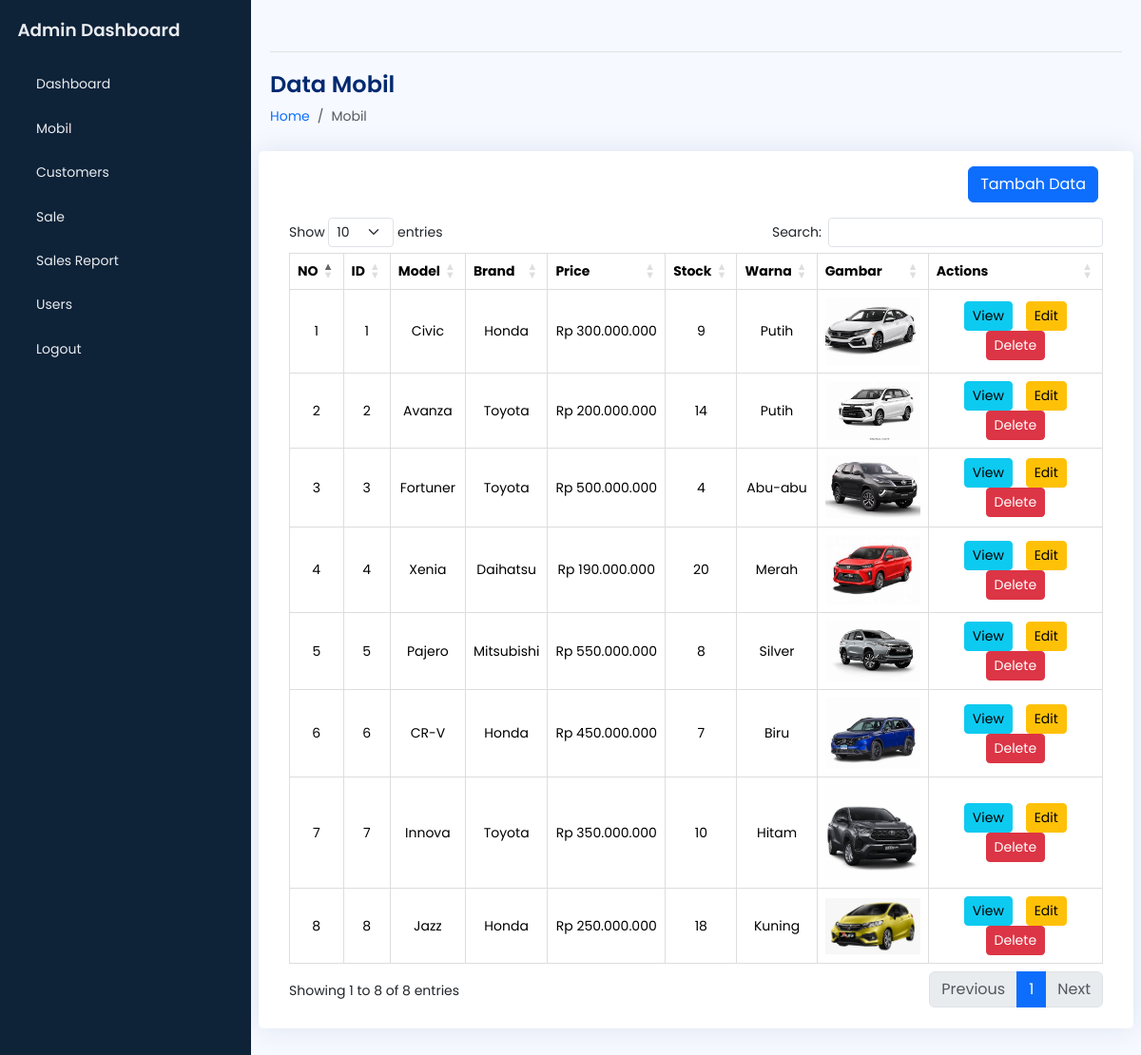
The page /admin/manage_mobil.php (signed in) on the database as committed earlier.
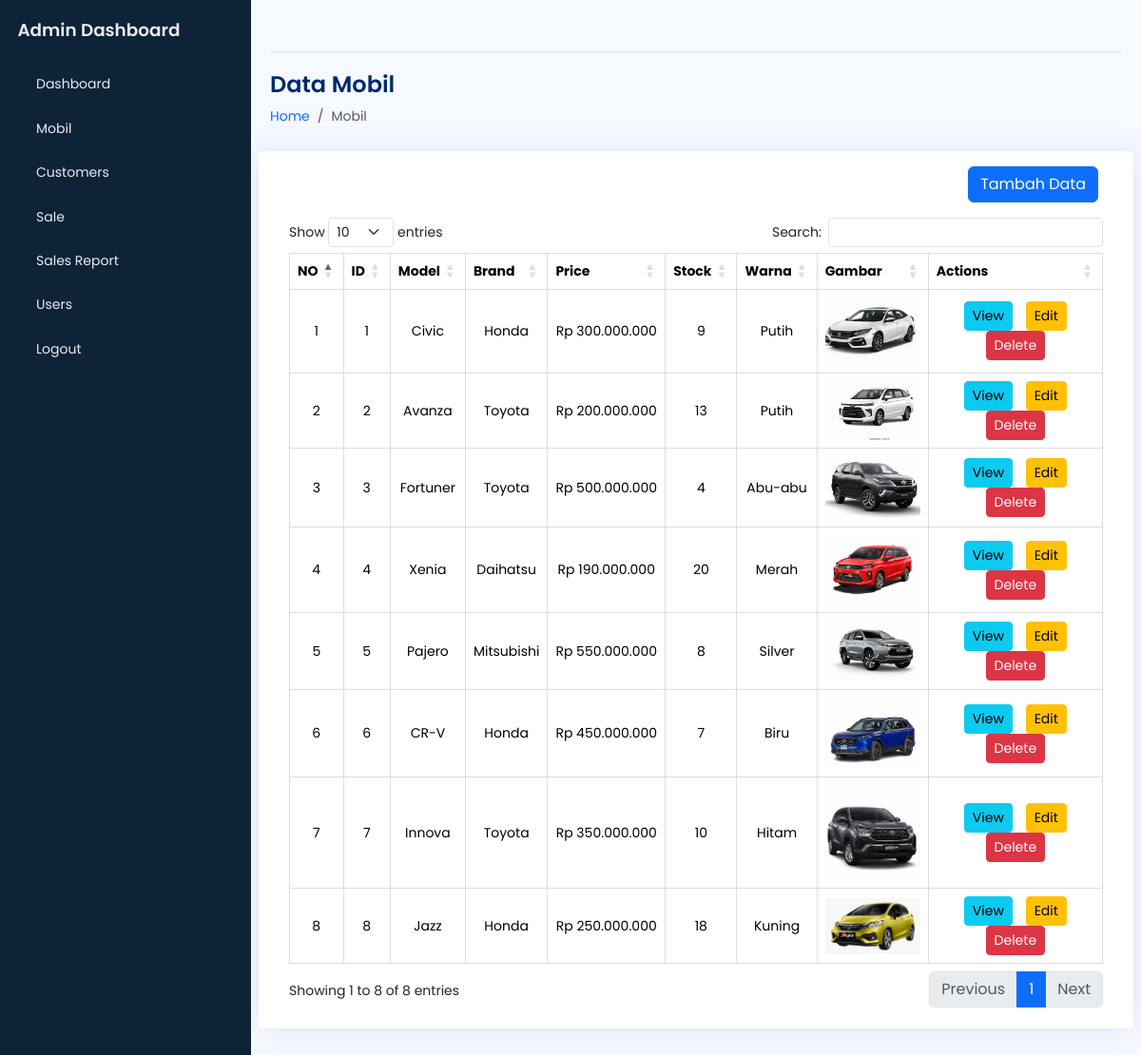
The same page on the database as committed later.
### tables this page shows
CREATE TABLE `mobil` (
  `mobil_id` int(11) NOT NULL,
  `model` varchar(100) NOT NULL,
  `brand` varchar(100) NOT NULL,
  `price` varchar(20) NOT NULL,
  `warna` varchar(50) NOT NULL,
  `stock` int(11) DEFAULT 0,
  `foto` varchar(300) DEFAULT NULL,
  `created_at` timestamp NOT NULL DEFAULT current_timestamp()
);

### admin/manage_mobil.php (the view, shortened to what this page needs)
    <?php
    require_once '../config.php';
    $sql = "SELECT * FROM mobil";
    $result = $conn->query($sql);
    ?>
<!DOCTYPE html>
<html lang="en">
<head>
    <?php include 'template/header.php'; ?>
</head>
    <body>
        <div class="wrapper">
            <?php include 'template/sidebar.php'; ?>
            <main id="main" class="main">
                <?php include 'template/nav.php'; ?>
                <div class="pagetitle">
                    <h1 class="mb-2">Data Mobil</h1>
                    <nav>
                        <ol class="breadcrumb">
                            <li class="breadcrumb-item"><a href="index.php">Home</a></li>
                            <li class="breadcrumb-item active">Mobil</li>
                        </ol>
                    </nav>
                </div>
                <section class="section dashboard">
                    <div class="row">
                        <div class="col-lg-12">
                            <div class="row">
                                <div class="card">
                                    <div class="card-body">
                                        <div class="d-flex justify-content-end">
                                            <button type="button" class="btn btn-primary mb-3 mt-3" data-bs-toggle="modal" data-bs-target="#mobilModal">Tambah Data</button>
                                        </div>
                                        <div class="overflow-x-auto">
                                                <table class="table table-bordered display" id="mobilTable" style="text-align: center;">
                                                    <thead>
                                                        <tr class="text-center">
                                                            <th>NO</th>
                                                            <th>ID</th>
                                                            <th>Model</th>
                                                            <th>Brand</th>
                                                            <th>Price</th>
                                                            <th>Stock</th>
                                                            <th>Warna</th>
                                                            <th>Gambar</th>
                                                            <th>Actions</th>
                                                        </tr>
                                                    </thead>
                                                <tbody>
                                                    <?php $no = 1; ?>
                                                    <?php while ($row = $result->fetch_assoc()) : ?>
                                                        <tr class="text-center">
                                                            <td class="text-center"><?php echo $no++; ?></td>
                                                            <td><?php echo htmlspecialchars($row['mobil_id']); ?></td>
                                                            <td><?php echo htmlspecialchars($row['model']); ?></td>
                                                            <td><?php echo htmlspecialchars($row['brand']); ?></td>
                                                            <td class="price"><?php echo htmlspecialchars($row['price']); ?></td>
                                                            <td><?php echo htmlspecialchars($row['stock']); ?></td>
                                                            <td><?php echo htmlspecialchars($row['warna']); ?></td>
                                                            <td>
                                                            <?php if (!empty($row['foto'])): ?>
                                                                <img src="<?php echo htmlspecialchars($row['foto']); ?>" alt="Foto Mobil" style="width: 100px; height: auto;">
                                                            <?php else: ?>
                                                                <span>No Image</span>
                                                            <?php endif; ?>
                                                        </td>
                                                        <td>
                                                                <button type="button" class="btn btn-info btn-sm view-btn" data-id="<?php echo $row['mobil_id']; ?>">View</button>
                                                                <button type="button" class="btn btn-warning btn-sm edit-btn" data-id="<?php echo $row['mobil_id']; ?>" data-model="<?php echo htmlspecialchars($row['model']); ?>" data-brand="<?php echo htmlspecialchars($row['brand']); ?>" data-price="<?php echo htmlspecialchars($row['price']); ?>" data-stock="<?php echo htmlspecialchars($row['stock']); ?>" data-warna="<?php echo htmlspecialchars($row['warna']); ?>"data-foto="<?php echo $row['foto']; ?>" data-bs-toggle="modal" data-bs-target="#mobilModal">Edit</button>
                                                                <button type="button" class="btn btn-danger btn-sm delete-btn" data-id="<?php echo $row['mobil_id']; ?>">Delete</button>
                                                            </td>
                                                        </tr>
                                                    <?php endwhile; ?>
                                                </tbody>
                                            </table>
                                        </div>
                                    </div>
                                </div>
                            </div>
                        </div>
                    </div>
                </section>
            </main>
        </div>
    </body>
    </html>

### admin/template/header.php
<link href="https://cdn.jsdelivr.net/npm/bootstrap@5.3.3/dist/css/bootstrap.min.css" rel="stylesheet">
<link href="https://cdn.lineicons.com/4.0/lineicons.css" rel="stylesheet" />
<link rel="stylesheet" href="assets/css/style.css" />
<link rel="stylesheet" href="https://cdn.datatables.net/1.13.1/css/dataTables.bootstrap5.min.css">
<link rel="stylesheet" href="https://cdn.jsdelivr.net/npm/sweetalert2@11.12.2/dist/sweetalert2.min.css">

### admin/template/sidebar.php (shortened to what this page needs)
<aside id="sidebar" class="js-sidebar">
    <div class="h-100">
        <div class="sidebar-logo">
            <a href="#">Admin Dashboard</a>
        </div>
        <ul class="sidebar-nav">
            <li class="sidebar-item">
                <a href="http://localhost/penjualan/mobil/admin/index.php" class="sidebar-link">
                    Dashboard
                </a>
            </li>
            <li class="sidebar-item">
                <a href="http://localhost/penjualan/mobil/admin/manage_mobil.php" class="sidebar-link">
                    Mobil
                </a>
            </li>
            <li class="sidebar-item">
                <a href="http://localhost/penjualan/mobil/admin/manage_customers.php" class="sidebar-link">
                    <span>Customers</span>
                </a>
            </li>
            <li class="sidebar-item">
                <a href="http://localhost/penjualan/mobil/admin/manage_orders.php" class="sidebar-link">
                    <span>Sale</span>
                </a>
            </li>
            <li class="sidebar-item">
                <a href="http://localhost/penjualan/mobil/admin/sales_reports.php" class="sidebar-link">
                    <span>Sales Report</span>
                </a>
            </li>
            <li class="sidebar-item">
                <a href="http://localhost/penjualan/mobil/admin/manage_users.php" class="sidebar-link">
                    <span>Users</span>
                </a>
            </li>
        </ul>
        <div class="sidebar-footer">
            <a href="#" class="sidebar-link" id="logout-link">
                <span>Logout</span>
            </a>
        </div>
    </div>
</aside>

### admin/template/nav.php (shortened to what this page needs)
<nav class="navbar navbar-expand border-bottom">
    <button class="btn" id="sidebar-toggle" type="button">
    </button>
</nav>

### admin/assets/css/style.css (style rules this page uses)
body { font-family: "Poppins", sans-serif; font-size: 0.875rem; opacity: 1; overflow-y: scroll; background: #f6f9ff; color: #444444; }
a { cursor: pointer; text-decoration: none; font-family: "Poppins", sans-serif; }
li { list-style: none; }
.wrapper { align-items: stretch; display: flex; width: 100%; }
#sidebar { max-width: 264px; min-width: 264px; background: #0e2238; transition: all 0.35s ease-in-out; }
.sidebar-logo { padding: 1.15rem; }
.sidebar-logo a { color: #e9ecef; font-size: 1.15rem; font-weight: 600; }
.sidebar-nav { flex-grow: 1; list-style: none; margin-bottom: 0; padding-left: 0; margin-left: 0; }
a.sidebar-link { padding: 0.625rem 1.625rem; color: #e9ecef; position: relative; display: block; font-size: 0.875rem; }
.main { display: flex; flex-direction: column; min-height: 100vh; min-width: 0; overflow: hidden; transition: all 0.35s ease-in-out; width: 100%; padding: 0 20px 30px; }
.pagetitle { margin-bottom: 10px; margin-top: 20px; }
.pagetitle h1 { font-size: 24px; margin-bottom: 0; font-weight: 600; color: #012970; }
.card { margin-bottom: 30px; border: none; background-color: white; border-radius: 5px; box-shadow: 0px 0 30px rgba(1, 41, 112, 0.1); }
.card-body { padding: 0 20px 20px 20px; }

### admin/manage_mobil.php (style rules this page uses)
table { width: 100%; border-collapse: collapse; }
table th, table td { text-align: center; vertical-align: middle; padding: 10px; border: 1px solid #ddd; }
table th { background-color: #f8f9fa; font-weight: bold; }
img { display: block; margin: 0 auto; max-width: 100px; height: auto; }
.btn { margin: 0 5px; }

Rows that differ between the two databases and show on the page:
changed mobil "Avanza": stock "14" → "13"
